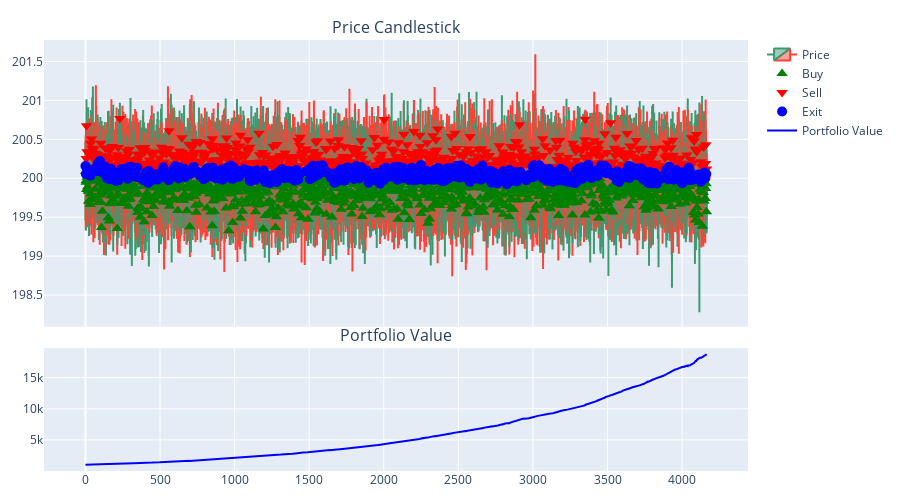

The cell this chart's notebook holds for it:
### Code cell
buy_df_qlearning, sell_df_qlearning, exit_df_qlearning = extract_signals(historical_info_df)
fig_qlearning = build_fig(
    historical_info_df,
    buy_df_qlearning,
    sell_df_qlearning,
    exit_df_qlearning
)
fig_qlearning.show()

### Figure 1 — Plotly figure (JSON) as saved in the notebook; plotly's stock layout.template omitted (floating-point values rounded to 4 significant figures; data arrays with more than 128 entries replaced by an {"elided": "..."} marker saying what was removed)
{"data": [{"close": {"elided": "4166 float values"}, "high": {"elided": "4166 float values"}, "low": {"elided": "4166 float values"}, "name": "Price", "open": {"elided": "4166 float values"}, "type": "candlestick", "x": {"elided": "4166 int values"}, "xaxis": "x", "yaxis": "y"}, {"marker": {"color": "green", "size": 10, "symbol": "triangle-up"}, "mode": "markers", "name": "Buy", "type": "scatter", "x": {"elided": "988 int values"}, "xaxis": "x", "y": {"elided": "988 float values"}, "yaxis": "y"}, {"marker": {"color": "red", "size": 10, "symbol": "triangle-down"}, "mode": "markers", "name": "Sell", "type": "scatter", "x": {"elided": "715 int values"}, "xaxis": "x", "y": {"elided": "715 float values"}, "yaxis": "y"}, {"marker": {"color": "blue", "size": 10, "symbol": "circle"}, "mode": "markers", "name": "Exit", "type": "scatter", "x": {"elided": "563 int values"}, "xaxis": "x", "y": {"elided": "563 float values"}, "yaxis": "y"}, {"line": {"color": "blue"}, "mode": "lines", "name": "Portfolio Value", "type": "scatter", "x": {"elided": "4166 int values"}, "xaxis": "x2", "y": {"elided": "4166 float values"}, "yaxis": "y2"}], "layout": {"annotations": [{"font": {"size": 16}, "showarrow": false, "text": "Price Candlestick", "x": 0.5, "xanchor": "center", "xref": "paper", "y": 1.0, "yanchor": "bottom", "yref": "paper"}, {"font": {"size": 16}, "showarrow": false, "text": "Portfolio Value", "x": 0.5, "xanchor": "center", "xref": "paper", "y": 0.285, "yanchor": "bottom", "yref": "paper"}], "height": 500, "margin": {"b": 20, "l": 40, "r": 20, "t": 40}, "xaxis": {"anchor": "y", "domain": [0, 1], "matches": "x2", "rangeslider": {"visible": false}, "showticklabels": false}, "xaxis2": {"anchor": "y2", "domain": [0, 1], "rangeslider": {"visible": false}}, "yaxis": {"anchor": "x", "domain": [0.335, 1.0]}, "yaxis2": {"anchor": "x2", "domain": [0, 0.285]}}}
